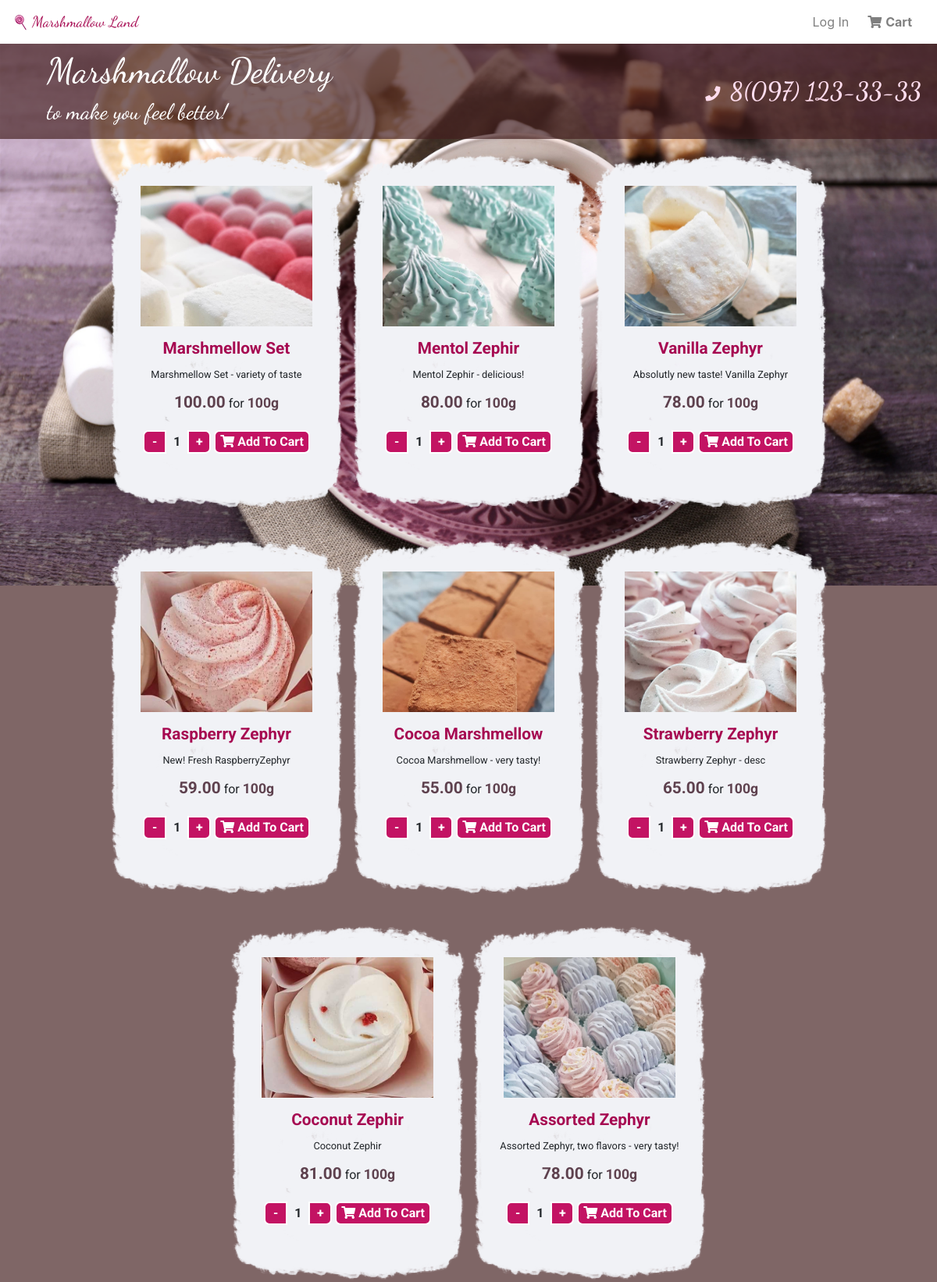
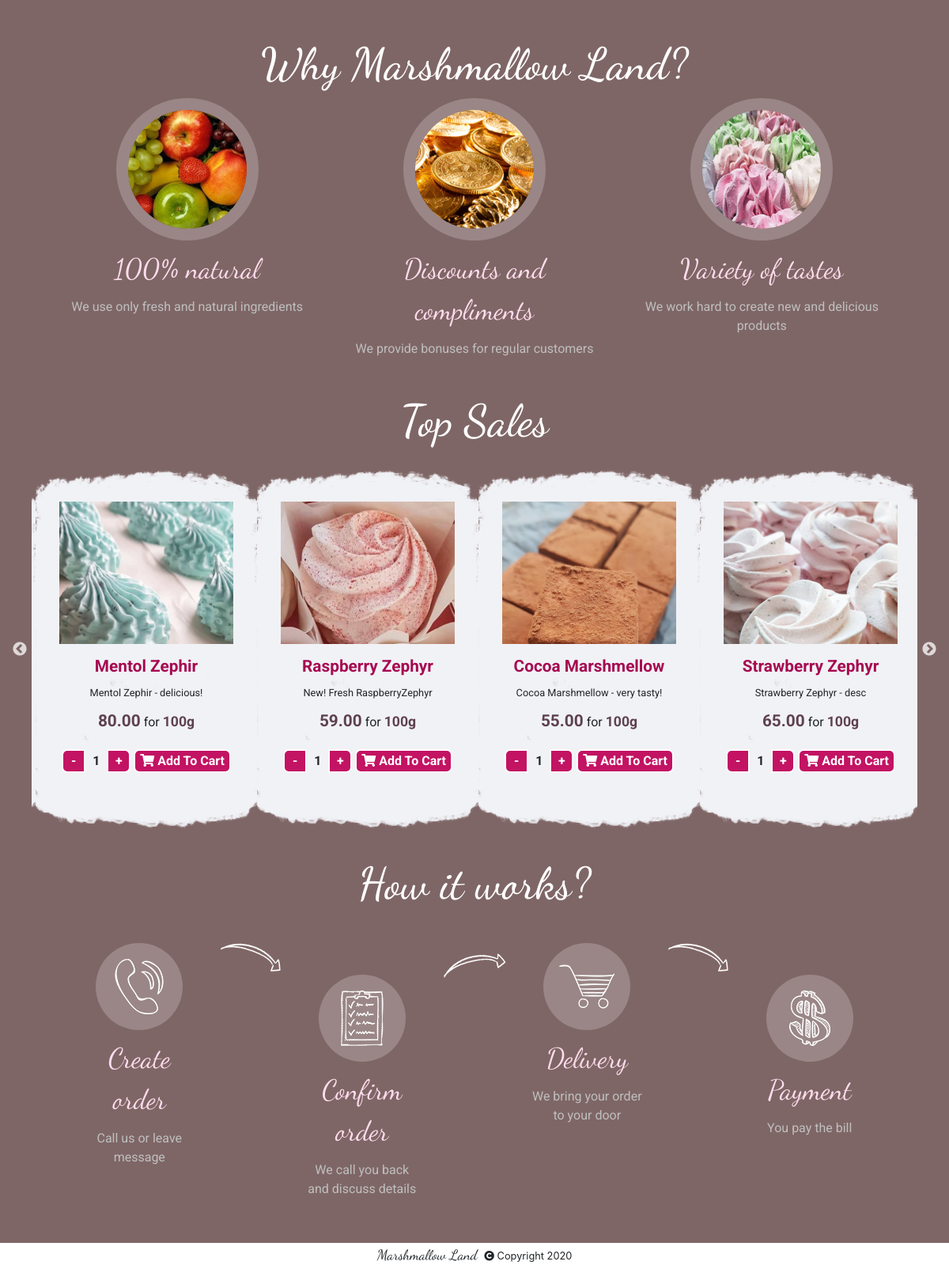
The page / on the database its author committed (2 pictures, top to bottom).
### shop/models.py (models this page shows, shortened)
class Product(models.Model):
	name = models.CharField(max_length=100,blank=False)
	description = models.TextField(blank=True)
	price = models.DecimalField(max_digits=10, decimal_places=2)
	unit = models.CharField(max_length=12)
	photo = models.ImageField(upload_to = 'pic_folder', default = 'pic_folder/None/no-img.jpg')
	top = models.BooleanField(default = False)

### shop/views.py (the view)
# urls.py: path("", views.index, name="index"),
def index(request):
	products = Product.objects.all()
	products = products.order_by("-id").all()
	return render(request, "shop/index.html", {'products': products})

### shop/templates/shop/index.html (shortened to what this page needs)
{% extends "shop/layout.html" %}
{% load static %}
{% block body %}
	<div id="logo">
		<div id="caption_block">
			<h1>Marshmallow Delivery</h1>
			<h3>to make you feel better!</h3>
		</div>
		<div id="phone_block">
			<a href="tel:+380971233333"><i class="fa fa-phone" aria-hidden="true"></i>8(097) 123-33-33</a>
		</div>
	</div>
	<div id="products_list">
			<ul>
			{% for product in products %}
				<li data-id="{{ product.id }}">
					<div class="product_photo_div" style="background-image:url({{ product.photo.url }})"></div>
					<div class="product_name_div">{{ product.name }}</div>
					<div class="product_description_div">{{ product.description }}</div>
					<div class="product_price_div"><span class="product_price_span">{{ product.price }}</span> for <span class="product_unit_span">{{ product.unit }}</span></div>
					<div class="product_buttons_div">
						<button class="product_minus">-</button>
						<span class="product_count">1</span>
						<button class="product_plus">+</button>
						<button class="product_add_to_cart"><i class="fas fa-shopping-cart"></i> Add To Cart</button>
					</div>
				</li>
			{% endfor %}
			</ul>
		<div id="why_block">
			<h2>Why Marshmallow Land?</h2>
			<div class="row">
					<div class="col">
						<div class="wrap-icon">
							<img src="{% static 'shop/img/advantage1.png' %}" alt="">
						</div>
						<span>100% natural</span>
						<p>We use only fresh and natural ingredients</p>
					</div>
					<div class="col">
						<div class="wrap-icon">
							<img src="{% static 'shop/img/advantage2.png' %}" alt="">
						</div>
						<span>Discounts and compliments</span>
						<p>We provide bonuses for regular customers</p>
					</div>
					<div class="col">
						<div class="wrap-icon">
							<img src="{% static 'shop/img/advantage3.png' %}" alt="">
						</div>
						<span>Variety of tastes</span>
						<p>We work hard to create new and delicious products</p>
					</div>
			</div>
		</div>
		<div id="hits_block">
			<h2>Top Sales</h2>
			<ul class="hits_slider">
			{% for product in products %}
				{% if product.top %}
				<li data-id="{{ product.id }}">
					<div class="product_photo_div" style="background-image:url({{ product.photo.url }})"></div>
					<div class="product_name_div">{{ product.name }}</div>
					<div class="product_description_div">{{ product.description }}</div>
					<div class="product_price_div"><span class="product_price_span">{{ product.price }}</span> for <span class="product_unit_span">{{ product.unit }}</span></div>
					<div class="product_buttons_div">
						<button class="product_minus">-</button>
						<span class="product_count">1</span>
						<button class="product_plus">+</button>
						<button class="product_add_to_cart"><i class="fas fa-shopping-cart"></i> Add To Cart</button>
					</div>
				</li>
				{% endif %}
			{% endfor %}
			</ul>
		</div>
		<div id="how_block">
			<h2>How it works?</h2>
			<div class="row">
					<div class="col">
						<div class="wrap-icon">
							<img src="{% static 'shop/img/icon-1.png' %}" alt="">
						</div>
						<span>Create order</span>
						<p>Call us or leave message</p>
					</div>
					<div class="col">
						<img src="{% static 'shop/img/arrow1.png' %}" alt="">
					</div>
					<div class="col">
						<div class="wrap-icon">
							<img src="{% static 'shop/img/icon-2.png' %}" alt="">
						</div>
						<span>Confirm order</span>
						<p>We call you back and discuss details</p>
					</div>
					<div class="col">
						<img src="{% static 'shop/img/arrow2.png' %}" alt="">
					</div>
					<div class="col">
						<div class="wrap-icon">
							<img src="{% static 'shop/img/icon-4.png' %}" alt="">
						</div>
						<span>Delivery</span>
						<p>We bring your order to your door</p>
					</div>
					<div class="col">
						<img src="{% static 'shop/img/arrow1.png' %}" alt="">
					</div>
					<div class="col">
						<div class="wrap-icon">
							<img src="{% static 'shop/img/icon-5.png' %}" alt="">
						</div>
						<span>Payment</span>
						<p>You pay the bill</p>
					</div>
				</div>
		</div>
	</div>
{% endblock %}

### shop/templates/shop/layout.html (shortened to what this page needs)
{% load static %}
<!DOCTYPE html>
<html lang="en">
    <head>
       <link rel="stylesheet" href="https://stackpath.bootstrapcdn.com/bootstrap/4.4.1/css/bootstrap.min.css">
		<link rel="stylesheet" href="https://use.fontawesome.com/releases/v5.8.1/css/all.css">
        <link href="{% static 'shop/styles.css' %}" rel="stylesheet">
        <link href="{% static 'shop/media.css' %}" rel="stylesheet">
		<link href="{% static 'shop/slick/slick.css' %}" rel="stylesheet" type="text/css"/>
		<link href="{% static 'shop/slick/slick-theme.css' %}" rel="stylesheet" type="text/css"/>
   </head>
    <body>
        <nav class="navbar navbar-expand-md navbar-light bg-white">
            <a class="navbar-brand" href="{% url 'index' %}">Marshmallow Land</a>
            <div>
              <ul class="navbar-nav mr-auto">
                {% if user.is_authenticated %}
                    <li class="nav-item">
                        <span><strong> Welcome, {{ user.first_name }} !</strong></span>
                    </li>
					{% if user.is_staff %}
						<li class="nav-item">
							<a class="nav-link" href="{% url 'admin_products' %}">Admin Products</a>
						</li>
					{% endif %}
					<li class="nav-item">
						<a id="orders_link" href="{% url 'orders' %}" class="nav-link">Orders</a>
					</li>
                     <li class="nav-item">
                        <a class="nav-link" href="{% url 'logout' %}">Log Out</a>
                    </li>
				{% else %}
                    <li class="nav-item">
                        <a class="nav-link" href="{% url 'login' %}">Log In</a>
                    </li>
                {% endif %}
              </ul>
            </div>
                   <a id="cart_link" class="nav-link" href="{% url 'cart' %}">Cart</a>
         </nav>
        <div class="body">
            {% block body %}
            {% endblock %}
        </div>
		<footer>
			<div id="footer_copyright">
					<span>Marshmallow Land</span>
					<i class="fa fa-copyright" aria-hidden="true"></i> Copyright 2020
			</div>
		</footer>
    </body>
</html>

### shop/static/shop/styles.css (style rules this page uses)
html { height: 100%; }
body { display: flex; flex-direction: column; align-items: stretch; justify-content: space-between; height: 100%; background: #7f6666; }
.body { font-family: 'Roboto', sans-serif; background:#7f6666 url(img/bg_body.jpg) no-repeat; background-size: 100%; padding: 55px 0 0 0; }
h1,h2,h3 { font-family: 'Dancing Script', cursive; }
.navbar { position: fixed; width:100%; display: flex; justify-content: space-between; z-index:10; }
.navbar > div { flex-grow:1; }
.navbar-nav { justify-content: flex-end; }
.nav-item a { cursor:pointer; }
.navbar-light .navbar-brand { padding-left:25px; background:url(img/point.png) 0 no-repeat; font-family: 'Dancing Script', cursive; font-size: 1.2em; color: #a60951; }
#logo { color: #ffffff; padding: 10px 20px 10px 60px; background-color: rgb(67 30 30 / 68%); display: flex; justify-content: space-between; align-items: center; }
#logo #caption_block { font-family: 'Dancing Script', cursive; }
#logo h1 { font-size:2.8rem; }
#logo #phone_block a { font-size: 2em; font-weight: 600; color: #ffddee; font-family: 'Dancing Script', cursive; }
#logo #phone_block a i { font-size: 0.6em; margin-right: 12px; }
#products_list { margin:0 40px; }
#products_list ul { list-style-type: none; display: flex; flex-flow: wrap; padding-left:0; justify-content: center; }
#products_list ul li { margin: 20px 5px; width: 300px; height: 454px; background: url(img/bg_product.png) no-repeat; background-size: contain; padding: 40px 20px; text-align: center; }
.product_name_div { font-weight: bold; font-size: 1.3em; margin: 15px 0 10px 0; color: #a60951; line-height: 1.3; }
.product_description_div { font-size: 0.8em; }
.product_price_div { margin-top:10px; }
.product_photo_div { width: 220px; height: 180px; margin: 0 auto; background-size: cover; }
.product_price_span { font-weight: bold; font-size: 1.3em; color: #5e414e; }
.product_unit_span { font-size: 1.1em; font-weight: bold; color: #5e414e; }
.product_buttons_div { margin-top:20px; font-weight: bold; vertical-align: middle; }
.product_buttons_div button, .btn, .btn-primary { font-weight: bold; border: 2px solid #fff; background: #c31363; cursor: pointer; color:white; }
.product_plus, .product_minus { width:30px; }
.product_add_to_cart { border-radius:7px; }
.product_plus { border-radius: 0 7px 7px 0; }
.product_minus { border-radius: 7px 0 0 7px; }
.product_count { display: inline-block; padding: 0 5px; }
#cart_link { position:relative; font-weight:bold; color: rgba(0,0,0,.5); }
#cart_link:before { content:'\f07a'; font-family: "Font Awesome 5 Free"; font-weight: 900; margin-right: 5px; }
#how_block { color: #fff; text-align: center; }
#how_block .row { margin: 40px 50px; }
#how_block .row .col:nth-child(odd) { flex-grow:2; }
#how_block .row .col:nth-child(3), #how_block .row .col:nth-child(7) { margin-top:40px; }
#how_block h2, #hits_block h2, #why_block h2 { font-size: 3.5em; color: #fff; text-align:center; }
#how_block span, #why_block span { display:block; margin:10px 0; font-size: 2.2em; color: #ffddee; font-family: 'Dancing Script', cursive; }
#how_block p, #why_block p { color: #bfbfbf; }
#how_block .wrap-icon { display: flex; justify-content: center; align-items: center; background: #ffffff36; border-radius: 50%; padding: 10px; width: 110px; height: 110px; margin: 0 auto; }
#why_block { text-align:center; margin: 30px; }
#why_block img { border-radius:50%; width: 180px; border: 15px solid #9a8686; }
footer { padding:3px 10px; text-align:center; background: #fff; }
#footer_copyright { font-size: 0.8em; }
#footer_copyright span { font-family: 'Dancing Script', cursive; font-size: 1.4em; margin-right:5px; }

### shop/static/shop/media.css (style rules this page uses)
@media only screen and (max-width : 1200px) { #products_list #hits_block ul li { background: url(img/bg_product.png) center 0 no-repeat; } }

### rows shown on the page
Product: photo (picture), name "Marshmellow Set", description "Marshmellow Set - variety of taste", price "100.00", unit "100g", top True (drawn)
Product: photo (picture), name "Mentol Zephir", description "Mentol Zephir - delicious!", price "80.00", unit "100g", top True (drawn)
Product: photo (picture), name "Vanilla Zephyr", description "Absolutly new taste! Vanilla Zephyr", price "78.00", unit "100g"
Product: photo (picture), name "Raspberry Zephyr", description "New! Fresh RaspberryZephyr", price "59.00", unit "100g", top True (drawn)
Product: photo (picture), name "Cocoa Marshmellow", description "Cocoa Marshmellow - very tasty!", price "55.00", unit "100g", top True (drawn)
Product: photo (picture), name "Strawberry Zephyr", description "Strawberry Zephyr - desc", price "65.00", unit "100g", top True (drawn)
Product: photo (picture), name "Coconut Zephir", description "Coconut Zephir", price "81.00", unit "100g"
Product: photo (picture), name "Assorted Zephyr", description "Assorted Zephyr, two flavors - very tasty!", price "78.00", unit "100g"
